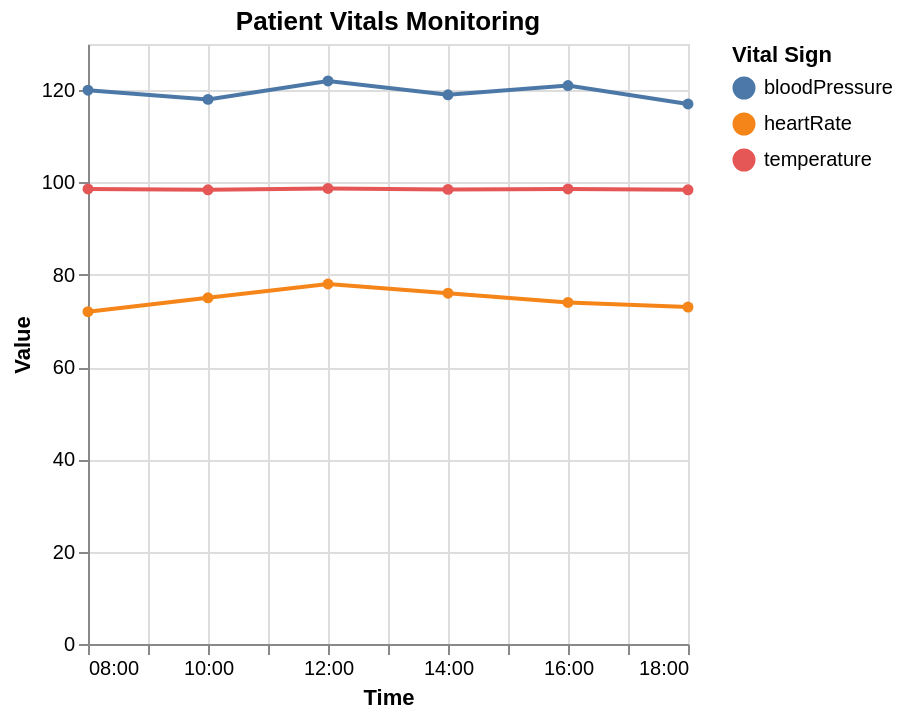

This figure's Vega-Lite source:
### Vega-Lite specification from a JSON file in a GitHub repository (floating-point values rounded to 4 significant figures)
{"$schema": "https://vega.github.io/schema/vega-lite/v5.json", "description": "Patient vital signs monitoring", "data": {"values": [{"time": "2024-11-27T08:00:00", "heartRate": 72, "bloodPressure": 120, "temperature": 98.6}, {"time": "2024-11-27T10:00:00", "heartRate": 75, "bloodPressure": 118, "temperature": 98.4}, {"time": "2024-11-27T12:00:00", "heartRate": 78, "bloodPressure": 122, "temperature": 98.7}, {"time": "2024-11-27T14:00:00", "heartRate": 76, "bloodPressure": 119, "temperature": 98.5}, {"time": "2024-11-27T16:00:00", "heartRate": 74, "bloodPressure": 121, "temperature": 98.6}, {"time": "2024-11-27T18:00:00", "heartRate": 73, "bloodPressure": 117, "temperature": 98.4}]}, "transform": [{"fold": ["heartRate", "bloodPressure", "temperature"], "as": ["vital", "value"]}], "mark": {"type": "line", "point": true}, "encoding": {"x": {"field": "time", "type": "temporal", "axis": {"title": "Time", "format": "%H:%M"}}, "y": {"field": "value", "type": "quantitative", "axis": {"title": "Value"}}, "color": {"field": "vital", "type": "nominal", "legend": {"title": "Vital Sign"}}}, "title": "Patient Vitals Monitoring"}
